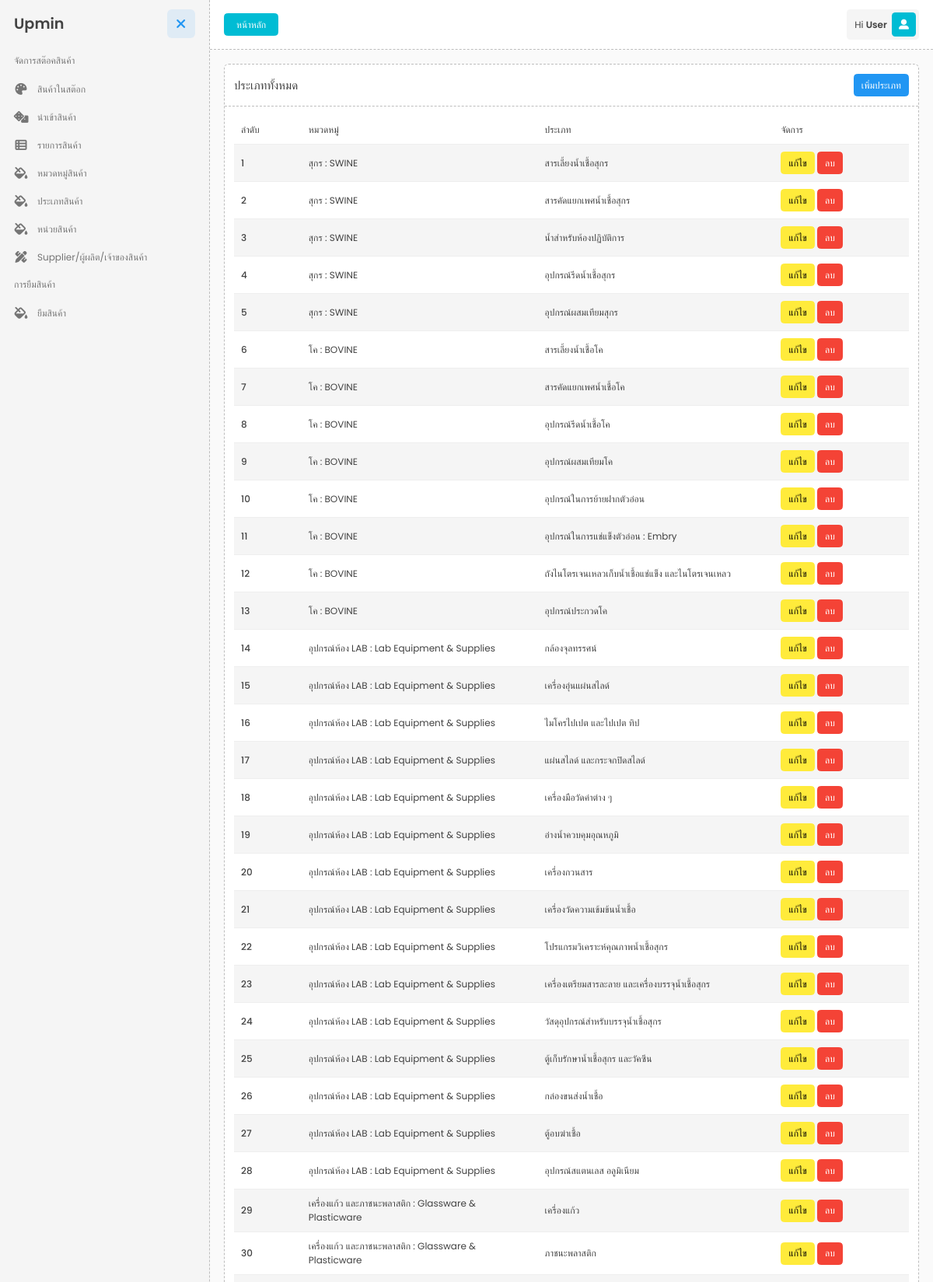
The page /dist/index?p=productsubcategory (signed in, upper part) on the database its author committed.
### tables this page shows
CREATE TABLE `tb_sub_category` (
  `sub_id` int(11) NOT NULL,
  `sub_name` varchar(255) NOT NULL,
  `category_id` int(11) NOT NULL
);

CREATE TABLE `tb_categorie` (
  `cat_id` int(10) NOT NULL COMMENT 'รหัสหมวดหมู่',
  `cat_name_categorie` varchar(100) NOT NULL COMMENT 'ชื่อหมวดหมู่'
);

### dist/stock/productsubcategory.php (the view, shortened to what this page needs)
<div class="portlet-header portlet-header-bordered">
    <h3 class="portlet-title">ประเภททั้งหมด</h3>
    <button class="btn btn-primary" onclick="openModal()">เพิ่มประเภท</button>
</div>
<div class="portlet-body">
    <div class="table-responsive">
        <table class="table table-striped table-hover mb-0">
            <thead>
                <tr>
                    <th width="10%">ลำดับ</th>
                    <th width="35%">หมวดหมู่</th>
                    <th width="35%">ประเภท</th>
                    <th width="20%">จัดการ</th>
                </tr>
            </thead>
            <tbody>
                <?php
                $i = 1;
                $all_sub = $con->query("SELECT * FROM tb_sub_category");
                foreach ($all_sub as $row) :
                    $category = $con->query("SELECT * FROM tb_categorie WHERE cat_id = '$row[category_id]'");
                    $row_category = $category->fetch_array();
                ?>
                    <tr>
                        <th scope="row"><?= $i++ ?></th>
                        <td><?= $row_category['cat_name_categorie'] ?></td>
                        <td><?= $row['sub_name'] ?></td>
                        <td>
                            <button onclick="editSub(<?= $row['sub_id'] ?>)" class="btn btn-warning">แก้ไข</button>
                            <button onclick="deleteSub(<?= $row['sub_id'] ?>)" class="btn btn-danger">ลบ</button>
                        </td>
                    </tr>
                <?php endforeach; ?>
            </tbody>
        </table>
    </div>
</div>
</div>

### rows shown on the page
tb_sub_category: tb_categorie.cat_name_categorie "สุกร : SWINE", sub_name "สารเลี้ยงน้ำเชื้อสุกร"
tb_sub_category: tb_categorie.cat_name_categorie "สุกร : SWINE", sub_name "สารคัดแยกเพศน้ำเชื้อสุกร"
tb_sub_category: tb_categorie.cat_name_categorie "สุกร : SWINE", sub_name "น้ำสำหรับห้องปฏิบัติการ"
tb_sub_category: tb_categorie.cat_name_categorie "สุกร : SWINE", sub_name "อุปกรณ์รีดน้ำเชื้อสุกร"
tb_sub_category: tb_categorie.cat_name_categorie "สุกร : SWINE", sub_name "อุปกรณ์ผสมเทียมสุกร"
tb_sub_category: tb_categorie.cat_name_categorie "โค : BOVINE", sub_name "สารเลี้ยงน้ำเชื้อโค"
tb_sub_category: tb_categorie.cat_name_categorie "โค : BOVINE", sub_name "สารคัดแยกเพศน้ำเชื้อโค"
tb_sub_category: tb_categorie.cat_name_categorie "โค : BOVINE", sub_name "อุปกรณ์รีดน้ำเชื้อโค"
tb_sub_category: tb_categorie.cat_name_categorie "โค : BOVINE", sub_name "อุปกรณ์ผสมเทียมโค"
tb_sub_category: tb_categorie.cat_name_categorie "โค : BOVINE", sub_name "อุปกรณ์ในการย้ายฝากตัวอ่อน"
tb_sub_category: tb_categorie.cat_name_categorie "โค : BOVINE", sub_name "อุปกรณ์ในการแช่แข็งตัวอ่อน : Embry"
tb_sub_category: tb_categorie.cat_name_categorie "โค : BOVINE", sub_name "ถังไนโตรเจนเหลวเก็บน้ำเชื้อแช่แข็ง และไนโตรเจนเหลว"
tb_sub_category: tb_categorie.cat_name_categorie "โค : BOVINE", sub_name "อุปกรณ์ประกวดโค"
tb_sub_category: tb_categorie.cat_name_categorie "อุปกรณ์ห้อง LAB : Lab Equipment & Supplies", sub_name "กล้องจุลทรรศน์"
tb_sub_category: tb_categorie.cat_name_categorie "อุปกรณ์ห้อง LAB : Lab Equipment & Supplies", sub_name "เครื่องอุ่นแผ่นสไลด์"
tb_sub_category: tb_categorie.cat_name_categorie "อุปกรณ์ห้อง LAB : Lab Equipment & Supplies", sub_name "ไมโครไปเปต และไปเปต ทิป"
tb_sub_category: tb_categorie.cat_name_categorie "อุปกรณ์ห้อง LAB : Lab Equipment & Supplies", sub_name "แผ่นสไลด์ และกระจกปิดสไลด์"
tb_sub_category: tb_categorie.cat_name_categorie "อุปกรณ์ห้อง LAB : Lab Equipment & Supplies", sub_name "เครื่องมือวัดค่าต่าง ๆ"
tb_sub_category: tb_categorie.cat_name_categorie "อุปกรณ์ห้อง LAB : Lab Equipment & Supplies", sub_name "อ่างน้ำควบคุมอุณหภูมิ"
tb_sub_category: tb_categorie.cat_name_categorie "อุปกรณ์ห้อง LAB : Lab Equipment & Supplies", sub_name "เครื่องกวนสาร"
tb_sub_category: tb_categorie.cat_name_categorie "อุปกรณ์ห้อง LAB : Lab Equipment & Supplies", sub_name "เครื่องวัดความเข้มข้นน้ำเชื้อ"
tb_sub_category: tb_categorie.cat_name_categorie "อุปกรณ์ห้อง LAB : Lab Equipment & Supplies", sub_name "โปรแกรมวิเคราะห์คุณภาพน้ำเชื้อสุกร"
tb_sub_category: tb_categorie.cat_name_categorie "อุปกรณ์ห้อง LAB : Lab Equipment & Supplies", sub_name "เครื่องเตรียมสารละลาย และเครื่องบรรจุน้ำเชื้อสุกร"
tb_sub_category: tb_categorie.cat_name_categorie "อุปกรณ์ห้อง LAB : Lab Equipment & Supplies", sub_name "วัสดุอุปกรณ์สำหรับบรรจุน้ำเชื้อสุกร"
tb_sub_category: tb_categorie.cat_name_categorie "อุปกรณ์ห้อง LAB : Lab Equipment & Supplies", sub_name "ตู้เก็บรักษาน้ำเชื้อสุกร และวัคซีน"
tb_sub_category: tb_categorie.cat_name_categorie "อุปกรณ์ห้อง LAB : Lab Equipment & Supplies", sub_name "กล่องขนส่งน้ำเชื้อ"
tb_sub_category: tb_categorie.cat_name_categorie "อุปกรณ์ห้อง LAB : Lab Equipment & Supplies", sub_name "ตู้อบฆ่าเชื้อ"
tb_sub_category: tb_categorie.cat_name_categorie "อุปกรณ์ห้อง LAB : Lab Equipment & Supplies", sub_name "อุปกรณ์สแตนเลส อลูมิเนียม"
tb_sub_category: tb_categorie.cat_name_categorie "เครื่องแก้ว และภาชนะพลาสติก : Glassware & Plasticware", sub_name "เครื่องแก้ว"
tb_sub_category: tb_categorie.cat_name_categorie "เครื่องแก้ว และภาชนะพลาสติก : Glassware & Plasticware", sub_name "ภาชนะพลาสติก"
